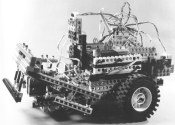
%> input picture msc-1/digital-image-processing/exercise01/exercise01_Codes/LEG1.GIF, 175 x 125 px
$ octave Q1_1.m   (GNU Octave 9; MATLAB toolbox functions it lacks are replaced by stand-ins)
%> lines starting %> are read from the running program, lines starting %| are printed output that depends on the picture
### msc-1/digital-image-processing/exercise01/exercise01_Codes/gamma_correction.m
function [ S ] = gamma_correction(C,I,gamma)
S=(C*I).^(gamma);
end

### msc-1/digital-image-processing/exercise01/exercise01_Codes/Q1_1.m
clc;
clear;
close all;

I=imread('leg1.gif');
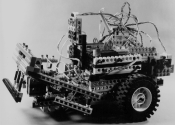
%> I: size 125x175 uint8; min 0, max 209, mean 121.4

figure;
subplot(1,3,1);
imshow(I);
title('Original Image');

I=im2single(I);
%> I: size 125x175 single

subplot(1,3,2);
imshow(gamma_correction(1,I,2));
%> in gamma_correction, `S=(C*I).^(gamma);`:
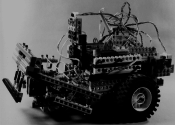
%> S: size 125x175 single; min 0, max 0.672, mean 0.312
title('Exponential Function');

subplot(1,3,3);
imshow(gamma_correction(1,I,0.5));
%> call 2 of gamma_correction, with C = 1, gamma = 0.5
%> in gamma_correction (call 2), `S=(C*I).^(gamma);`:
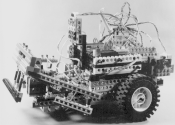
%> S: size 125x175 single; min 0, max 0.905, mean 0.638
title('Logarithmic Function');
